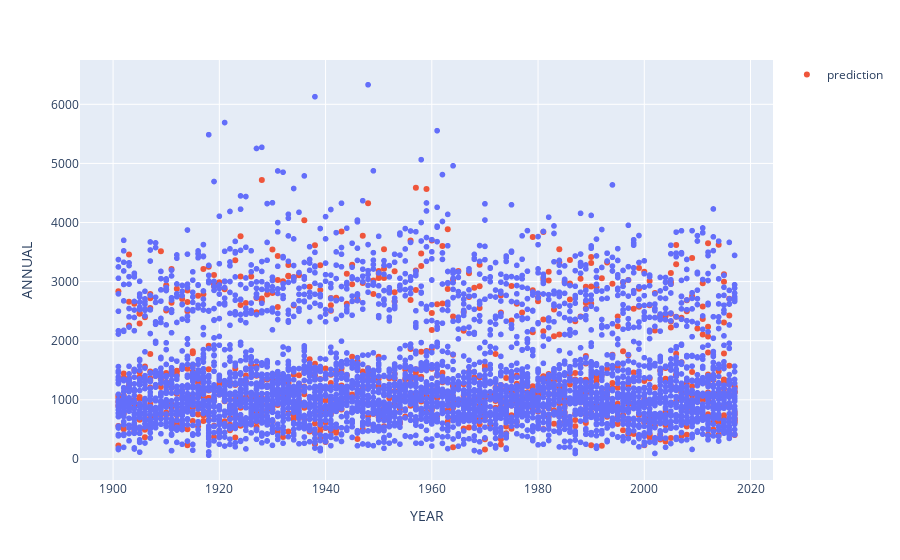

The notebook cell saved with this chart:
### Code cell
# VISUALIZE prediction
fig = px.scatter(df, x='YEAR', y='ANNUAL')
fig.add_scatter(x=X_test['YEAR'], y=y_pred, mode='markers', name='prediction',)
fig.show()

### Figure 1 — Plotly figure (JSON) as saved in the notebook; plotly's stock layout.template omitted (floating-point values rounded to 4 significant figures; data arrays with more than 128 entries replaced by an {"elided": "..."} marker saying what was removed)
{"data": [{"hovertemplate": "YEAR=%{x}<br>ANNUAL=%{y}<extra></extra>", "legendgroup": "", "marker": {"color": "#636efa", "symbol": "circle"}, "mode": "markers", "name": "", "showlegend": false, "type": "scattergl", "x": {"elided": "4187 int values"}, "xaxis": "x", "y": {"elided": "4187 float values"}, "yaxis": "y"}, {"mode": "markers", "name": "prediction", "type": "scatter", "x": {"elided": "838 int values"}, "y": {"elided": "838 float values"}}], "layout": {"legend": {"tracegroupgap": 0}, "margin": {"t": 60}, "xaxis": {"anchor": "y", "domain": [0, 1], "title": {"text": "YEAR"}}, "yaxis": {"anchor": "x", "domain": [0, 1], "title": {"text": "ANNUAL"}}}}
